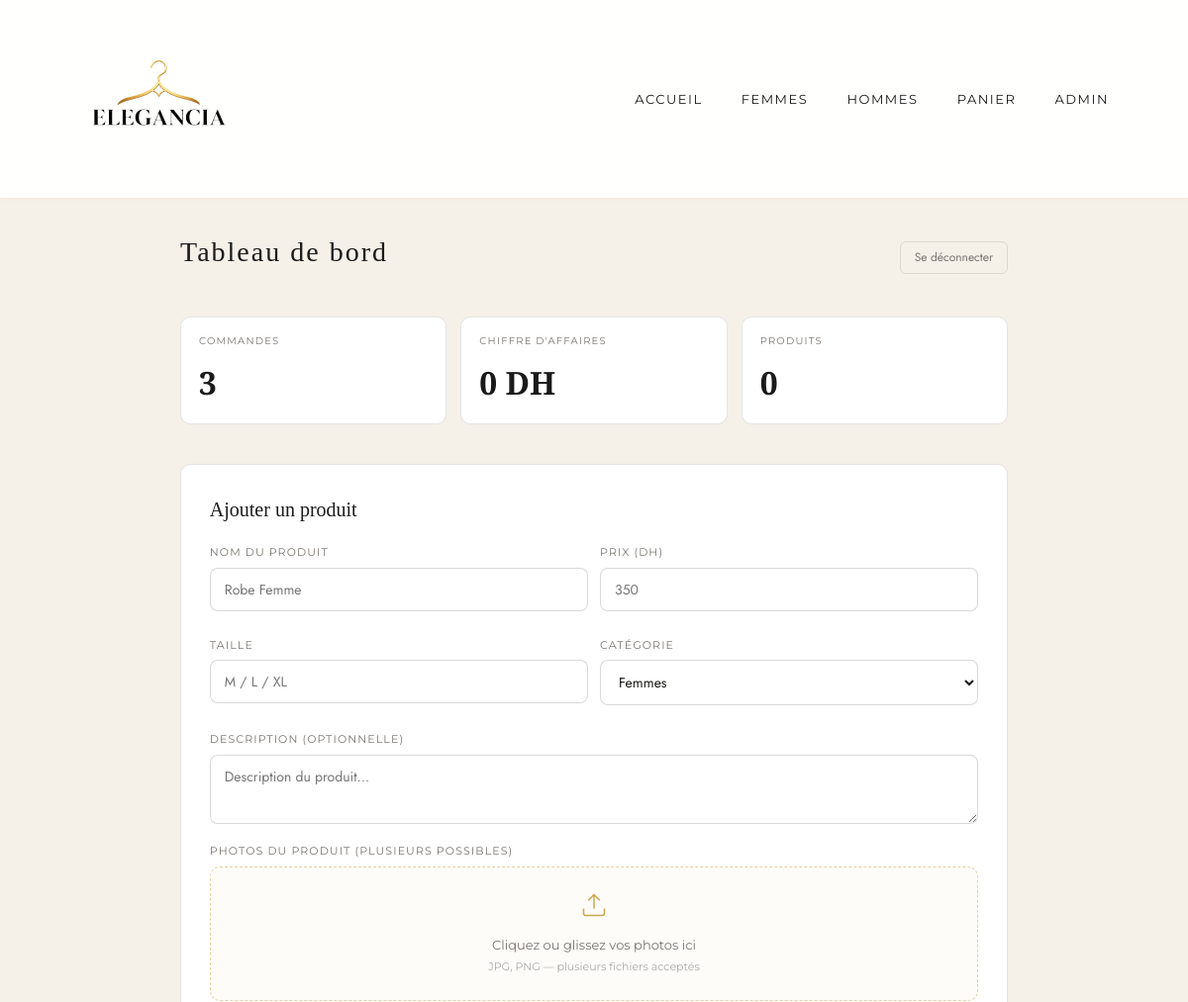
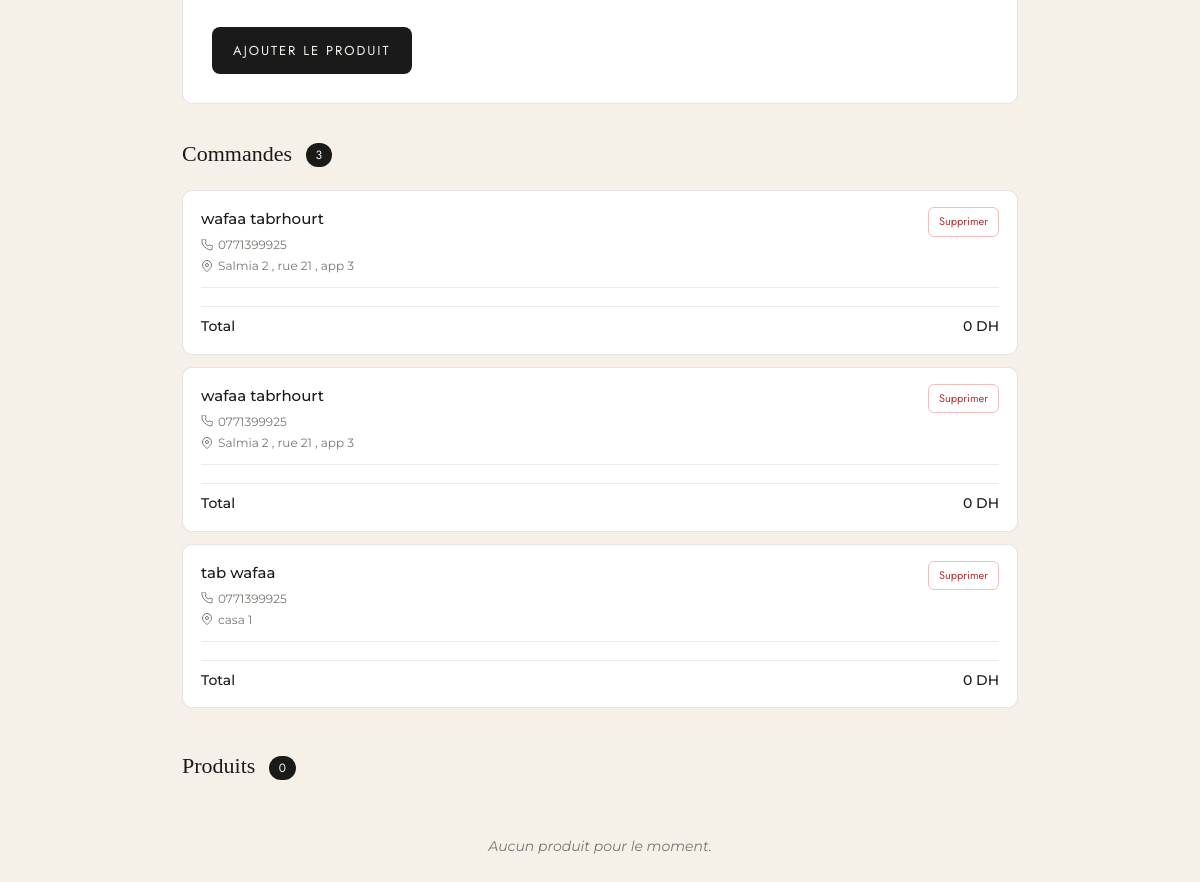
/admin (signed in), run on an earlier commit of the app's database (2 pictures, top to bottom).
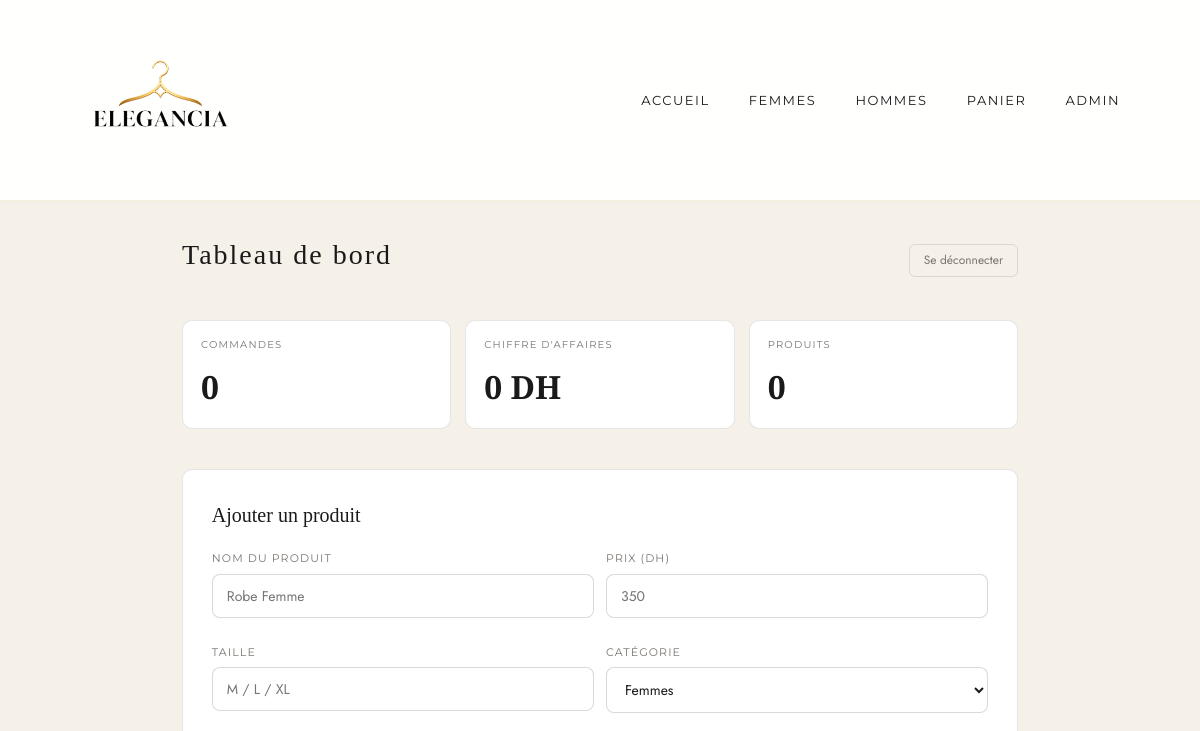
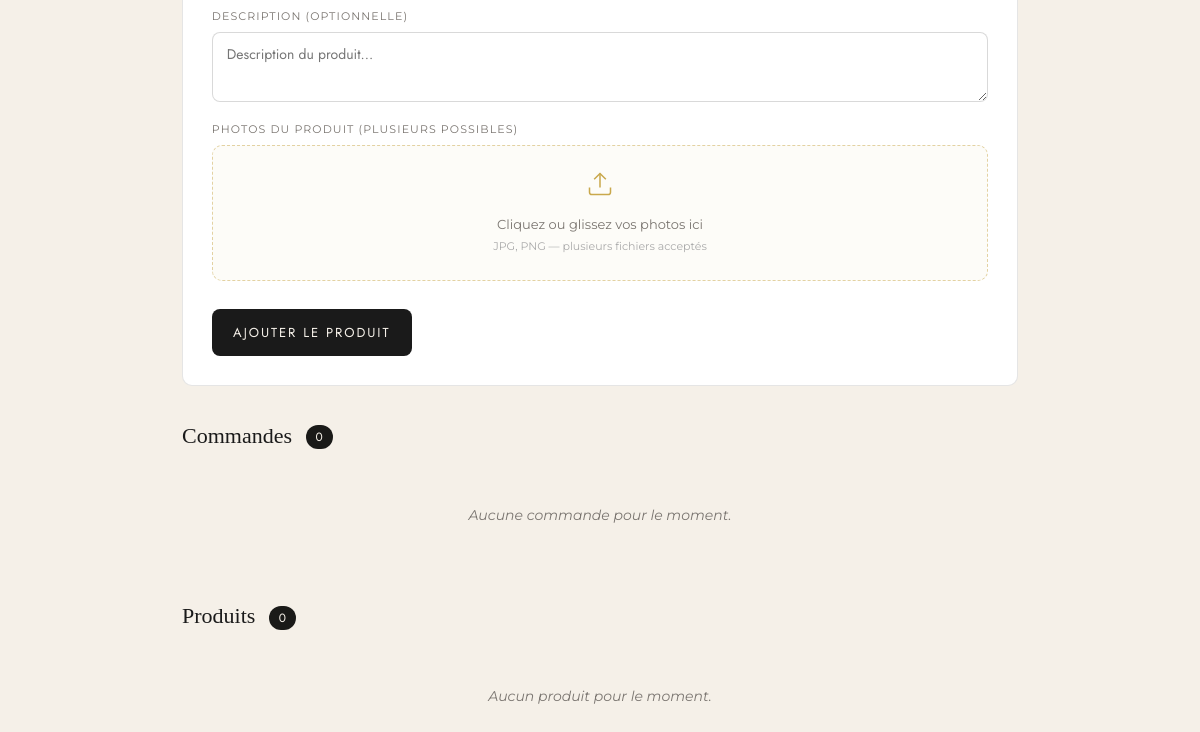
And on a later commit of the database (2 pictures, top to bottom).
### tables this page shows
CREATE TABLE orders (
    id INTEGER PRIMARY KEY AUTOINCREMENT,
    name TEXT,
    prenom TEXT,
    adresse TEXT,
    phone TEXT
);

### app.py (the view, shortened to what this page needs)
@app.route('/admin', methods=['GET', 'POST'])
def admin():
    if request.method == 'POST':
        pwd = request.form.get('password', '')
        if pwd == ADMIN_PASSWORD:
            session['admin'] = True
            return redirect('/admin')
        return render_template('admin.html', logged=False, error='Mot de passe incorrect.')
    if not session.get('admin'):
        return render_template('admin.html', logged=False, error=None)
    db = get_db()
    orders_rows = db.execute("SELECT * FROM orders ORDER BY id DESC").fetchall()
    orders = []
    for o in orders_rows:
        items = db.execute("SELECT * FROM order_items WHERE order_id=?", (o['id'],)).fetchall()
        orders.append({
            'id': o['id'], 'name': o['name'], 'prenom': o['prenom'],
            'adresse': o['adresse'], 'phone': o['phone'],
            'produits': [{'name': i['product_name'], 'price': i['product_price']} for i in items],
            'total': sum(i['product_price'] for i in items)
        })
    products_rows = db.execute("SELECT * FROM products ORDER BY id DESC").fetchall()
    products = []
    db.close()
    return render_template('admin.html', logged=True, orders=orders, products=products)

### app.py (called while the page is built)
def get_db():
    conn = sqlite3.connect('database.db')
    conn.row_factory = sqlite3.Row
    return conn

### templates/admin.html (shortened to what this page needs)
{% extends "base.html" %}
{% block content %}
<div style="max-width: 900px; margin: 0 auto; padding: 2rem;">
{% if not logged %}
<div style="max-width:360px; margin:4rem auto; background:white; border:0.5px solid rgba(0,0,0,0.1); border-radius:12px; padding:2.5rem 2rem; text-align:center; box-shadow:0 8px 30px rgba(0,0,0,0.04);">
    <div style="width:52px;height:52px;background:#f5f0e8;border-radius:50%;display:flex;align-items:center;justify-content:center;margin:0 auto 1.2rem;">
        <svg width="22" height="22" viewBox="0 0 24 24" fill="none" stroke="#C9A84C" stroke-width="1.5">
            <rect x="3" y="11" width="18" height="11" rx="2"/>
            <path d="M7 11V7a5 5 0 0110 0v4"/>
        </svg>
    </div>
    <h2 style="font-family:'Cormorant Garamond',serif;font-size:22px;font-weight:400;margin-bottom:0.5rem;">Espace administrateur</h2>
    <p style="font-size:13px;color:#7a7570;margin-bottom:1.5rem;line-height:1.6;">Accès réservé. Entrez votre mot de passe.</p>
    {% if error %}<p style="color:#c53030;font-size:13px;margin-bottom:12px;">{{ error }}</p>{% endif %}
    <form method="POST" action="/admin">
        <input type="password" name="password" placeholder="••••••••••••" required
            style="width:100%;background:#f9f9f7;border:0.5px solid rgba(0,0,0,0.15);border-radius:8px;font-family:'Jost',sans-serif;font-size:14px;padding:12px 14px;text-align:center;letter-spacing:0.15em;outline:none;margin-bottom:12px;color:#1a1a18;">
        <button type="submit" class="btn-primary">Accéder</button>
    </form>
</div>
{% else %}
<div style="display:flex;justify-content:space-between;align-items:center;margin-bottom:2rem;">
    <h1 style="font-family:'Cormorant Garamond',serif;font-size:28px;font-weight:300;">Tableau de bord</h1>
    <a href="/logout-admin" style="font-size:12px;color:#7a7570;border:0.5px solid rgba(0,0,0,0.1);padding:6px 14px;border-radius:6px;text-decoration:none;font-family:'Jost',sans-serif;">Se déconnecter</a>
</div>
<div style="display:grid;grid-template-columns:repeat(3,1fr);gap:14px;margin-bottom:2.5rem;">
    <div style="background:white;border:0.5px solid rgba(0,0,0,0.1);border-radius:10px;padding:16px 18px;">
        <div style="font-size:10px;text-transform:uppercase;letter-spacing:0.12em;color:#7a7570;margin-bottom:8px;">Commandes</div>
        <div style="font-family:'Cormorant Garamond',serif;font-size:32px;font-weight:600;">{{ orders|length }}</div>
    </div>
    <div style="background:white;border:0.5px solid rgba(0,0,0,0.1);border-radius:10px;padding:16px 18px;">
        <div style="font-size:10px;text-transform:uppercase;letter-spacing:0.12em;color:#7a7570;margin-bottom:8px;">Chiffre d'affaires</div>
        <div style="font-family:'Cormorant Garamond',serif;font-size:32px;font-weight:600;">{{ orders|sum(attribute='total') }} DH</div>
    </div>
    <div style="background:white;border:0.5px solid rgba(0,0,0,0.1);border-radius:10px;padding:16px 18px;">
        <div style="font-size:10px;text-transform:uppercase;letter-spacing:0.12em;color:#7a7570;margin-bottom:8px;">Produits</div>
        <div style="font-family:'Cormorant Garamond',serif;font-size:32px;font-weight:600;">{{ products|length }}</div>
    </div>
</div>
<div style="background:white;border:0.5px solid rgba(0,0,0,0.1);border-radius:10px;padding:1.8rem;margin-bottom:2rem;">
    <h2 style="font-family:'Cormorant Garamond',serif;font-size:20px;font-weight:400;margin-bottom:1.2rem;">Ajouter un produit</h2>
    <form method="POST" action="/add-product" enctype="multipart/form-data" id="addForm">
        <div style="display:grid;grid-template-columns:1fr 1fr;gap:12px;margin-bottom:12px;">
            <div class="form-group">
                <label>Nom du produit</label>
                <input type="text" name="name" placeholder="Robe Femme" required>
            </div>
            <div class="form-group">
                <label>Prix (DH)</label>
                <input type="number" name="price" placeholder="350" required>
            </div>
        </div>
        <div style="display:grid;grid-template-columns:1fr 1fr;gap:12px;margin-bottom:12px;">
            <div class="form-group">
                <label>Taille</label>
                <input type="text" name="size" placeholder="M / L / XL">
            </div>
            <div class="form-group">
                <label>Catégorie</label>
                <select name="category" style="width:100%;background:white;border:0.5px solid rgba(0,0,0,0.15);border-radius:8px;font-family:'Jost',sans-serif;font-size:14px;padding:11px 14px;color:#1a1a18;outline:none;">
                    <option value="women">Femmes</option>
                </select>
            </div>
        </div>
        <div class="form-group" style="margin-bottom:12px;">
            <label>Description (optionnelle)</label>
            <textarea name="description" placeholder="Description du produit..."
                style="width:100%;background:white;border:0.5px solid rgba(0,0,0,0.15);border-radius:8px;font-family:'Jost',sans-serif;font-size:14px;padding:11px 14px;color:#1a1a18;outline:none;resize:vertical;min-height:70px;"></textarea>
        </div>
        <div class="form-group" style="margin-bottom:16px;">
            <label>Photos du produit (plusieurs possibles)</label>
            <div id="drop-zone" onclick="document.getElementById('imgInput').click()"
                style="border:1.5px dashed rgba(201,168,76,0.5);border-radius:10px;padding:1.5rem;text-align:center;cursor:pointer;background:#fdfcf8;transition:border-color 0.2s;margin-top:4px;">
                <svg width="28" height="28" viewBox="0 0 24 24" fill="none" stroke="#C9A84C" stroke-width="1.3" style="margin-bottom:8px;">
                    <path d="M21 15v4a2 2 0 01-2 2H5a2 2 0 01-2-2v-4"/>
                    <polyline points="17 8 12 3 7 8"/>
                    <line x1="12" y1="3" x2="12" y2="15"/>
                </svg>
                <p style="font-size:13px;color:#7a7570;margin:0;">Cliquez ou glissez vos photos ici</p>
                <p style="font-size:11px;color:#aaa;margin:4px 0 0;">JPG, PNG — plusieurs fichiers acceptés</p>
            </div>
        </div>
        <button type="submit" class="btn-primary" style="max-width:200px;">
            Ajouter le produit
        </button>
    </form>
</div>
<div style="margin-bottom:2.5rem;">
    <h2 style="font-family:'Cormorant Garamond',serif;font-size:22px;font-weight:300;margin-bottom:1.2rem;">
        Commandes
        <span style="font-size:12px;background:#1a1a18;color:#f5f0e8;padding:3px 10px;border-radius:20px;margin-left:8px;font-family:'Jost',sans-serif;font-weight:400;vertical-align:middle;">{{ orders|length }}</span>
    </h2>
    {% if orders %}
        {% for o in orders %}
        <div style="background:white;border:0.5px solid rgba(0,0,0,0.1);border-radius:10px;padding:16px 18px;margin-bottom:12px;">
            <div style="display:flex;justify-content:space-between;align-items:flex-start;margin-bottom:12px;">
                <div>
                    <div style="font-weight:500;font-size:15px;margin-bottom:4px;">{{ o.prenom }} {{ o.name }}</div>
                    <div style="font-size:12px;color:#7a7570;display:flex;align-items:center;gap:5px;margin-top:3px;">
                        {{ o.phone }}
                    </div>
                    <div style="font-size:12px;color:#7a7570;display:flex;align-items:center;gap:5px;margin-top:2px;">
                        <svg width="12" height="12" viewBox="0 0 24 24" fill="none" stroke="currentColor" stroke-width="2"><path d="M21 10c0 7-9 13-9 13s-9-6-9-13a9 9 0 0118 0z"/><circle cx="12" cy="10" r="3"/></svg>
                        {{ o.adresse }}
                    </div>
                </div>
                <a href="/delete-order/{{ o.id }}" onclick="return confirm('Supprimer cette commande ?')"
                    style="font-size:11px;color:#b53030;border:0.5px solid rgba(200,40,40,0.3);padding:5px 10px;border-radius:6px;text-decoration:none;font-family:'Jost',sans-serif;white-space:nowrap;">
                    Supprimer
                </a>
            </div>
            <div style="border-top:0.5px solid rgba(0,0,0,0.08);padding-top:10px;">
                <div style="display:flex;justify-content:space-between;font-weight:500;font-size:14px;margin-top:8px;padding-top:8px;border-top:0.5px solid rgba(0,0,0,0.08);">
                    <span>Total</span><span>{{ o.total }} DH</span>
                </div>
            </div>
        </div>
        {% endfor %}
    {% else %}
        <p style="text-align:center;color:#7a7570;font-size:14px;font-style:italic;padding:2rem 0;">Aucune commande pour le moment.</p>
    {% endif %}
</div>
<div>
    <h2 style="font-family:'Cormorant Garamond',serif;font-size:22px;font-weight:300;margin-bottom:1.2rem;">
        Produits
        <span style="font-size:12px;background:#1a1a18;color:#f5f0e8;padding:3px 10px;border-radius:20px;margin-left:8px;font-family:'Jost',sans-serif;font-weight:400;vertical-align:middle;">{{ products|length }}</span>
    </h2>
    {% if products %}
    <div style="display:grid;grid-template-columns:repeat(auto-fill,minmax(200px,1fr));gap:16px;">
        {% for p in products %}
        <div style="background:white;border:0.5px solid rgba(0,0,0,0.1);border-radius:10px;overflow:hidden;position:relative;">
            <div style="position:relative;height:180px;background:#f5f0e8;overflow:hidden;">
                {% if p.images %}
                    {% for img in p.images %}
                    <img src="/static/images/{{ img }}" alt="{{ p.name }}"
                        style="position:absolute;top:0;left:0;width:100%;height:100%;object-fit:cover;opacity:{{ '1' if loop.first else '0' }};transition:opacity 0.4s;border-radius:0;"
                        class="prod-img-{{ p.id }}">
                    {% endfor %}
                    {% if p.images|length > 1 %}
                    <div style="position:absolute;bottom:8px;left:0;right:0;display:flex;justify-content:center;gap:5px;">
                        {% for img in p.images %}
                        <span onclick="showAdminImg({{ p.id }}, {{ loop.index0 }})"
                            style="width:6px;height:6px;border-radius:50%;background:{{ 'white' if loop.first else 'rgba(255,255,255,0.5)' }};cursor:pointer;display:inline-block;"
                            class="dot-{{ p.id }}-{{ loop.index0 }}"></span>
                        {% endfor %}
                    </div>
                    {% endif %}
                {% else %}
                    <div style="display:flex;align-items:center;justify-content:center;height:100%;color:#aaa;font-size:12px;">Aucune image</div>
                {% endif %}
            </div>
            <div style="padding:12px 14px;">
                <div style="font-weight:500;font-size:14px;margin-bottom:3px;">{{ p.name }}</div>
                <div style="font-size:12px;color:#7a7570;margin-bottom:2px;">{{ p.price }} DH · {{ p.size }}</div>
                <div style="font-size:11px;color:#C9A84C;text-transform:uppercase;letter-spacing:0.08em;margin-bottom:10px;">
                    {{ 'Femmes' if p.category == 'women' else 'Hommes' }}
                </div>
                <a href="/delete-product/{{ p.id }}"
                    onclick="return confirm('Supprimer {{ p.name }} ?')"
                    style="display:block;text-align:center;font-size:11px;color:#b53030;border:0.5px solid rgba(200,40,40,0.3);padding:7px 10px;border-radius:6px;text-decoration:none;font-family:'Jost',sans-serif;transition:background 0.2s;"
                    onmouseover="this.style.background='#fdf0f0'"
                    onmouseout="this.style.background='transparent'">
                    🗑 Supprimer le produit
                </a>
            </div>
        </div>
        {% endfor %}
    </div>
    {% else %}
        <p style="text-align:center;color:#7a7570;font-size:14px;font-style:italic;padding:2rem 0;">Aucun produit pour le moment.</p>
    {% endif %}
</div>
{% endif %}
</div>
{% endblock %}

### templates/base.html (shortened to what this page needs)
<!DOCTYPE html>
<html>
<head>
    <link rel="stylesheet" href="{{ url_for('static', filename='css/style.css') }}">
</head>
<body>
<header class="navbar">
    <img src="/static/images/logo.png" class="logo">
    <nav>
        <a href="/">Accueil</a>
        <a href="/women">Femmes</a>
        <a href="/men">Hommes</a>
        <a href="/cart">Panier</a>
        <a href="/admin">Admin</a>
    </nav>
</header>
<div class="content">
    {% block content %}{% endblock %}
</div>
</body>
</html>

### static/css/style.css (style rules this page uses)
* { box-sizing: border-box; margin: 0; padding: 0; }
:root { --cream: #F5F0E8; --gold: #d4af37; --gold-elegancia: #C9A84C; --gold-dark: #A07830; --dark: #1a1a1a; --muted: #7a7570; --border: rgba(0, 0, 0, 0.1); }
body { font-family: 'Montserrat', 'Jost', sans-serif; background-color: var(--cream); color: var(--dark); line-height: 1.6; min-height: 100vh; }
.navbar { display: flex; justify-content: space-between; align-items: center; padding: 20px 80px; background-color: rgba(255, 255, 255, 0.95); backdrop-filter: blur(5px); border-bottom: 1px solid rgba(212, 175, 55, 0.2); position: sticky; top: 0; z-index: 1000; box-shadow: 0 2px 10px rgba(0,0,0,0.02); }
.navbar .logo { width: 160px; height: auto; transition: transform 0.3s ease; }
nav a { color: var(--dark); margin-left: 35px; text-decoration: none; font-weight: 400; text-transform: uppercase; letter-spacing: 1.5px; font-size: 13px; transition: color 0.3s; position: relative; }
nav a::after { content: ''; position: absolute; width: 0; height: 1px; bottom: -5px; left: 0; background-color: var(--gold); transition: width 0.3s ease; }
h1 { font-family: 'Playfair Display', serif; font-size: 56px; font-weight: 300; margin-bottom: 10px; letter-spacing: 2px; color: var(--dark); }
header { background: white; padding: 1.2rem 2rem; display: flex; align-items: center; justify-content: space-between; border-bottom: 0.5px solid var(--border); }
header .logo { display: flex; align-items: center; gap: 10px; width: auto; }
.btn-primary { width: 100%; background: var(--dark); color: #f5f0e8; border: none; font-family: 'Jost', sans-serif; font-size: 13px; letter-spacing: 0.15em; padding: 14px; border-radius: 8px; cursor: pointer; text-transform: uppercase; transition: background 0.2s, transform 0.1s; }
.form-group { margin-bottom: 14px; }
.form-group label { display: block; font-size: 11px; letter-spacing: 0.1em; text-transform: uppercase; color: var(--muted); margin-bottom: 6px; }
.form-group input { width: 100%; background: white; border: 0.5px solid rgba(0, 0, 0, 0.15); border-radius: 8px; font-family: 'Jost', sans-serif; font-size: 14px; padding: 11px 14px; color: var(--dark); outline: none; transition: border-color 0.2s; }

What changed in the data, as far as the page shows it:
removed orders: prenom "wafaa", name "tabrhourt", phone "0771399925", adresse "Salmia 2 , rue 21 , app 3", total "0"
removed orders: prenom "wafaa", name "tabrhourt", phone "0771399925", adresse "Salmia 2 , rue 21 , app 3", total "0"
removed orders: prenom "tab", name "wafaa", phone "0771399925", adresse "casa 1", total "0"
Also different on the page:
{{ orders|length }}: "3" → "0"
text now shown: "Aucune commande pour le moment."
